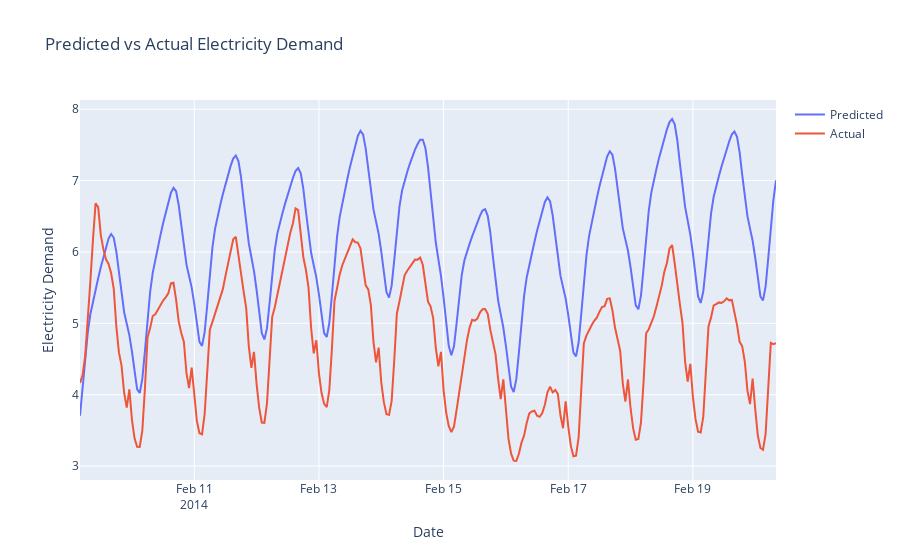

This figure's notebook cell:
### Code cell
# plotting the predictions
fig = go.Figure()
fig.add_trace(go.Scatter(x=pred['ds'], y=pred['yhat'], name='Predicted'))
fig.add_trace(go.Scatter(x=pred['ds'], y=pred['y'], name='Actual'))
fig.update_layout(title='Predicted vs Actual Electricity Demand', xaxis_title='Date', yaxis_title='Electricity Demand')
fig.show()

### Figure 1 — Plotly figure (JSON) as saved in the notebook; plotly's stock layout.template omitted (floating-point values rounded to 4 significant figures; data arrays with more than 128 entries replaced by an {"elided": "..."} marker saying what was removed)
{"data": [{"name": "Predicted", "type": "scatter", "x": {"elided": "269 str values"}, "y": {"elided": "269 float values"}}, {"name": "Actual", "type": "scatter", "x": {"elided": "269 str values"}, "y": {"elided": "269 float values"}}], "layout": {"title": {"text": "Predicted vs Actual Electricity Demand"}, "xaxis": {"title": {"text": "Date"}}, "yaxis": {"title": {"text": "Electricity Demand"}}}}
